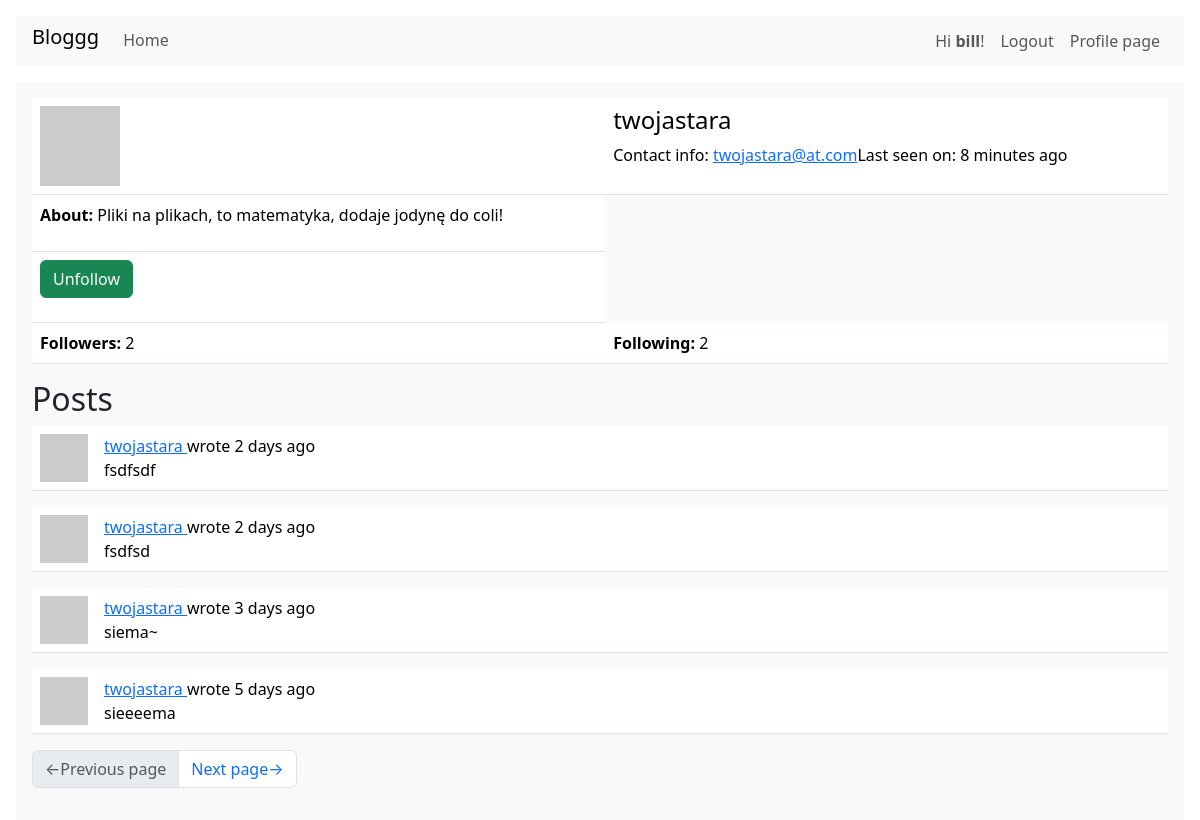
Screenshot of /user/twojastara (signed in) with the database file from the repository.
### webapp/models.py (models this page shows, shortened)
class User(UserMixin, db.Model):
    id:         sqo.Mapped[int] = sqo.mapped_column(primary_key=True)
    username:   sqo.Mapped[str] = sqo.mapped_column(sqa.String(64), index=True, unique=True)
    email:      sqo.Mapped[str] = sqo.mapped_column(sqa.String(128), index=True, unique=True)
    hashed_pass:sqo.Mapped[Optional[str]] = sqo.mapped_column(sqa.String(256))
    about:      sqo.Mapped[Optional[str]] = sqo.mapped_column(sqa.String(4096))
    last_seen:  sqo.Mapped[Optional[datetime]] = sqo.mapped_column(default=lambda: datetime.now(timezone.utc))
    posts:      sqo.WriteOnlyMapped['Post'] = sqo.relationship(back_populates='author')
    followers:  sqo.WriteOnlyMapped['User'] = sqo.relationship(
        secondary=followers_table, primaryjoin=(followers_table.c.followed_id == id),
        secondaryjoin=(followers_table.c.follower_id == id), back_populates='following'
    )
    following:   sqo.WriteOnlyMapped['User'] = sqo.relationship(
        secondary=followers_table, primaryjoin=(followers_table.c.follower_id == id),
        secondaryjoin=(followers_table.c.followed_id == id), back_populates='followers'
    )
    def avatar(self, size):
        hash = md5((self.username+self.email+str(2384129234)).encode('utf-8')).hexdigest()
        return f'https://www.gravatar.com/avatar/{hash}?d=identicon&s={size}'
    def is_following(self, user) -> bool:
        query = self.following.select().where(User.id == user.id)
        return db.session.scalar(query) is not None
    def followers_counter(self):
        query = sqa.select(sqa.func.count()).select_from(self.followers.select().subquery())
        return db.session.scalar(query)
    def following_counter(self):
        query = sqa.select(sqa.func.count()).select_from(self.following.select().subquery())
        return db.session.scalar(query)
    def get_posts_query(self):
        return self.posts.select().order_by(Post.timestamp.desc())

class Post(db.Model):
    id:         sqo.Mapped[int] = sqo.mapped_column(primary_key=True)
    user_id:    sqo.Mapped[int] = sqo.mapped_column(sqa.ForeignKey(User.id), index=True)
    timestamp:  sqo.Mapped[datetime] = sqo.mapped_column(index=True, default=lambda: datetime.now(timezone.utc))
    title:      sqo.Mapped[str] = sqo.mapped_column(sqa.String(64), index=True)
    body:       sqo.Mapped[str] = sqo.mapped_column(sqa.String(4096))
    author:     sqo.Mapped[User] = sqo.relationship(back_populates='posts')

### webapp/routes.py (the view)
@app.route('/user/<username>')
@login_required
def user_page(username):
    user = db.first_or_404(sqa.select(User).where(username == User.username))
    form = EmptyForm()
    page = request.args.get('page', 1, type=int)
    query = user.get_posts_query()
    posts = db.paginate(query, page=page, per_page=app.config['POSTS_PER_PAGE'], error_out=False)
    next_url = url_for('user_page', username=username, page=posts.next_num) if posts.has_next else None
    prev_url = url_for('user_page', username=username, page=posts.prev_num) if posts.has_prev else None
    return render_template('user_page.html', title=f'User {username}',
                           user=user, form=form, posts=posts, next_url=next_url, prev_url=prev_url)

### webapp/forms.py
class EmptyForm(FlaskForm):
    submit = SubmitField(_l('Submit'))

### webapp/__init__.py (called while the page is built)
def get_locale():
    return request.accept_languages.best_match(app.config['LANGUAGES'])

### webapp/models.py (called while the page is built)
@login.user_loader
def load_user(id):
    return db.session.get(User, int(id))

### webapp/routes.py (called while the page is built)
@app.before_request
def before_request():
    if current_user.is_authenticated:
        current_user.last_seen = datetime.now(timezone.utc)
        db.session.commit()

### webapp/templates/user_page.html (shortened to what this page needs)
{% extends "base.html" %}
{% block content %}
<table class="table">
    <tr>
        <td>
            <img src="{{ user.avatar(128) }}">
        </td>
        <td>
            <table>
                <tr>
                    <h4>{{ user.username }}</h4>
                </tr>
                <tr>
                    {{ _('Contact info:') }} <a href="mailto:{{ user.email }}">{{ user.email }}</a>
                </tr>
            </table>
        </td>
    </tr>
    <tr>
        {% if user.about %}
        <td>
            <p><b>{{ _('About:') }} </b>{{ user.about }}</p>
        </td>
        {% endif %}
    </tr>
    <tr>
        {% if current_user.is_authenticated and user != current_user %}
        <td>
            {% if not current_user.is_following(user) %}
            <form action="{{ url_for('follow_user', username=user.username) }}"
                method="post">
                    {{ form.hidden_tag() }}
                    {% set value %}{{ _('Follow') }}{% endset %}
                    {{ macro_submit.submit_field(form.submit, value=value) }}
            </form>
            {% else %}
            <form action="{{ url_for('unfollow_user', username=user.username) }}"
                method="post">
                    {{ macro_submit.submit_field(form.submit, value=value) }}
            </form>
            {% endif %}
        </td>
        {% endif %}
    </tr>
    <tr>
        <td>
            <b>{{ _('Followers:') }}</b> {{ user.followers_counter() }}
        </td>
        <td>
            <b>{{ _('Following:') }}</b> {{ user.following_counter() }}
        </td>
    </tr>
</table>
<h2>{{ _('Posts') }}</h2>
{% for post in posts %}
    {% include "sub_post.html" %}
{% endfor %}
{% include "sub_pagination.html" %}
{% endblock %}

### webapp/templates/base.html (shortened to what this page needs)
<!DOCTYPE html>
{% import "macro_form_field.html" as macro_form %}
{% import "macro_submit_field.html" as macro_submit %}
<html>
<head>
    <link href="/bootstrap" rel="stylesheet">
</head>
<body>
    <nav class="navbar navbar-expand bg-light m-3 px-3 py-1">
        <div class="d-flex flex-grow-1">
            <span class="navbar-brand h1">Bloggg</span>
            <ul class="navbar-nav">
                <li class="nav-item">
                    <a class="nav-link" href="{{ url_for('index_page') }}">{{ _('Home') }}</a>
                </li>
            </ul>
        </div>
        <div style="d-flex">
            <ul class="navbar-nav">
            {% if current_user.is_anonymous %}
                <li class="nav-item">
                    <a class="nav-link" href="{{ url_for('login_page') }}">{{ _('Login') }}</a>
                </li>
                <li class="nav-item">
                    <a class="nav-link" href="{{ url_for('registration_page') }}">{{ _('Register') }}</a>
                </li>
            {% else %}
                <li class="nav-item">
                    <a class="nav-link" href="{{ url_for('user_page', username=current_user.username) }}">
                        {{ _('Hi <b>%(user)s</b>!', user=current_user.username) }}
                    </a>
                </li>
                <li class="nav-item">
                    <a class="nav-link" href="{{ url_for('logout_page') }}">{{ _('Logout') }}</a>
                </li>
                <li class="nav-item">
                    <a class="nav-link" href="{{ url_for('user_page',
                        username=current_user.username) }}">{{ _('Profile page') }}</a>
                </li>
            {% endif %}
            </ul>
        </div>
    </nav>
    <div class="container-fluid m-0 px-3">
        <div class="container-fluid m-0 p-3 bg-light">
        {% block content %} {% endblock %}
        </div>
    </div>
</body>
</html>

### webapp/templates/macro_submit_field.html
{% macro submit_field(field, value=None) %}
<div class="mb-3">
    {% if value != None %}
        {{ field(class='btn btn-success', value=value) }}
    {% else %}
        {{ field(class='btn btn-success') }}
    {% endif %}
</div>
{% endmacro %}

### webapp/templates/sub_post.html (shortened to what this page needs)
<table class="table table-hover">
    <tr>
        <td width="64px">
            <a href="{{ url_for('user_page', username=post.author.username) }}">
                <img src="{{ post.author.avatar(64) }}" class="img-fluid">
            </a>
        </td>
        <td>
            {{ _('%(username)s wrote %(when)s',
                username=user_link, when=moment(post.timestamp).fromNow()) }}
            <br>
            {{ post.body }}
        </td>
    </tr>
</table>

### webapp/templates/sub_pagination.html
<nav aria-label="Post navigation">
    <ul class="pagination">
        <li class="page-item{% if not prev_url %} disabled {% endif %}">
            <a class="page-link" href="{{ prev_url }}">
                <span aria-hidden="true">&larr;</span>{{ _('Previous page') }}
            </a>
        </li>
        <li class="page-item{% if not next_url %} disabled {% endif %}">
            <a class="page-link" href="{{ next_url }}">
                {{ _('Next page') }}<span aria-hidden="true">&rarr;</span>
            </a>
        </li>
    </ul>
</nav>

### rows the page displays
User: username "twojastara", email "twojastara@at.com", about "Pliki na plikach, to matematyka, dodaje jodynę do coli!"
Post: body "fsdfsdf"
Post: body "fsdfsd"
Post: body "siema~"
Post: body "sieeeema"

### other values shown
{{ user.followers_counter() }} "2"
{{ user.following_counter() }} "2"
